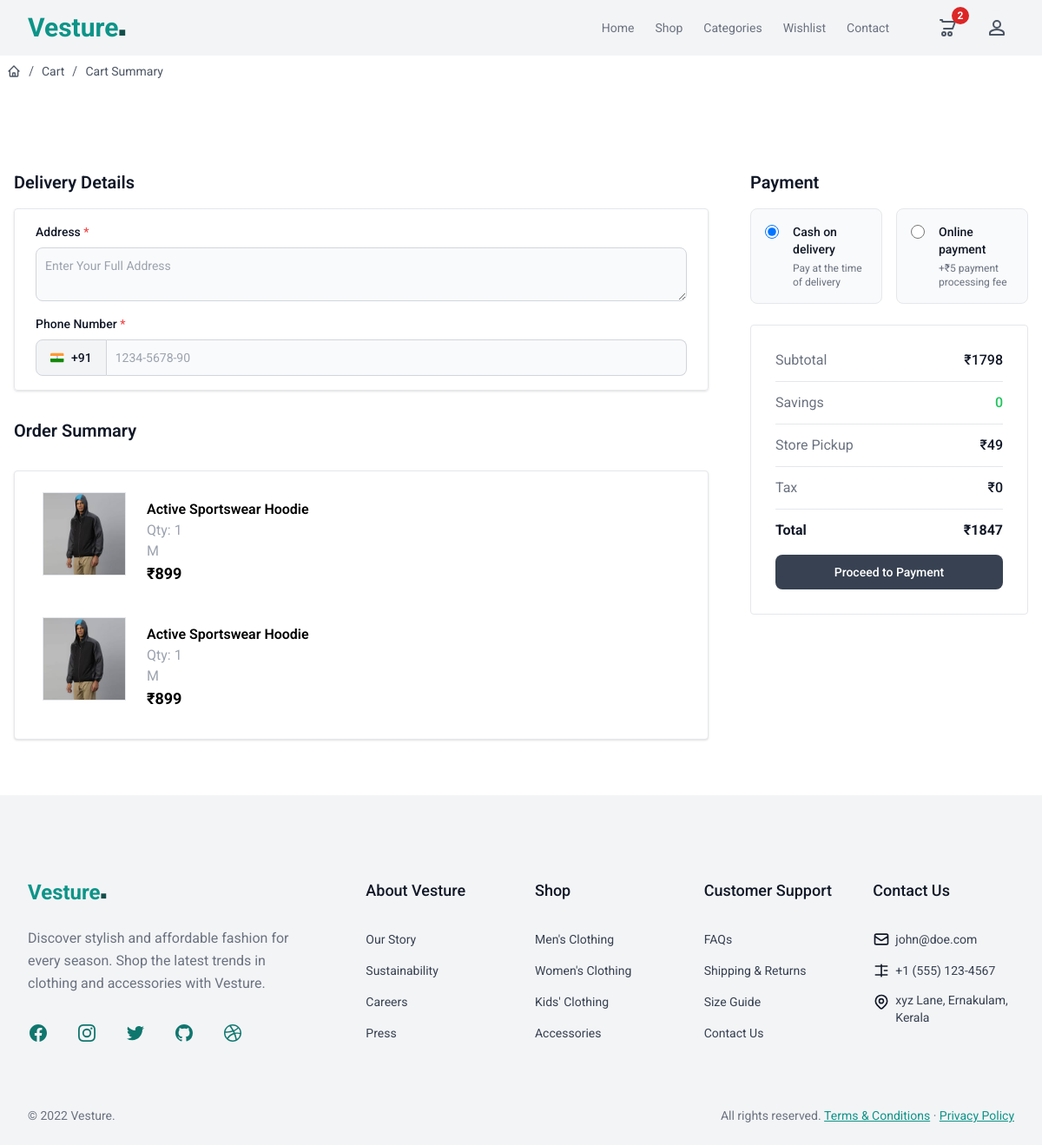
The app's page /place/order/ (signed in), older data.
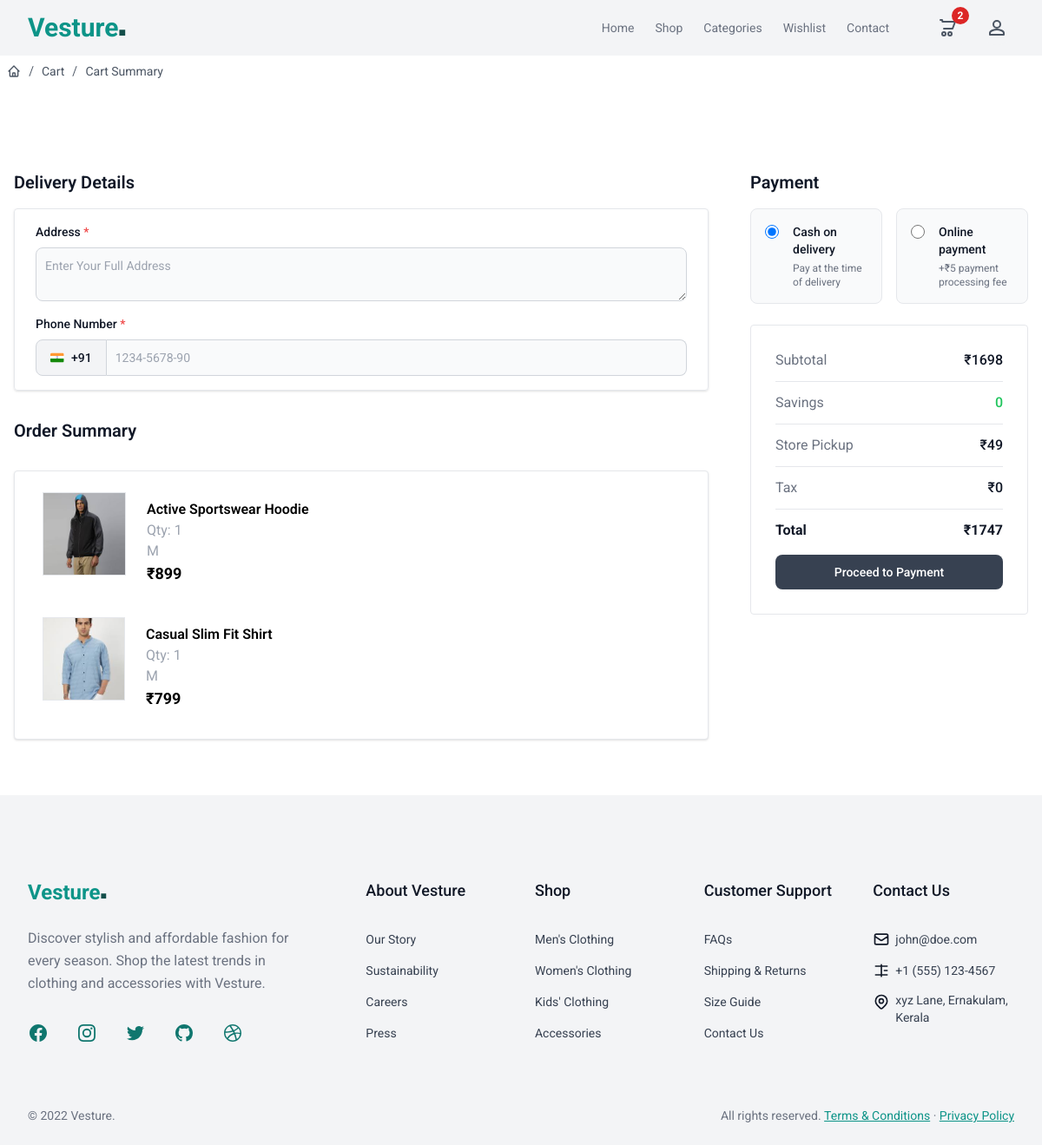
The same page, newer data.
### store/models.py (models this page shows, shortened)
class BaseModel(models.Model):
    created_date=models.DateTimeField(auto_now_add=True)
    updated_date=models.DateTimeField(auto_now=True)
    is_active=models.BooleanField(default=True)

class BasketItem(BaseModel):
    product_object=models.ForeignKey(Product, on_delete=models.CASCADE)
    quantity=models.PositiveIntegerField(default=1)
    size_object=models.ForeignKey(Size, on_delete=models.CASCADE)
    is_order_placed=models.BooleanField(default=False)
    basket_object=models.ForeignKey(Basket, on_delete=models.CASCADE, related_name="cart_item")
    @property
    def item_total(self):
        return self.product_object.price * self.quantity

class Product(BaseModel):
    title=models.CharField(max_length=200)
    description=models.TextField()
    price=models.PositiveIntegerField()
    picture=models.ImageField(upload_to="product_images", null=True, blank=True)
    brand_object=models.ForeignKey(Brand, on_delete=models.CASCADE)
    category_object=models.ForeignKey(Category, on_delete=models.CASCADE)
    size_objects=models.ManyToManyField(Size)
    tag_objects=models.ManyToManyField(Tag)
    color=models.CharField(max_length=200)

class Size(BaseModel):
    name=models.CharField(max_length=200)
    def __str__(self):
        return self.name

### store/views.py (the view, shortened to what this page needs)
# urls.py: path('place/order/', views.PlaceOrderView.as_view(), name='place-order'),
class PlaceOrderView(View):
    template_name = 'place_order.html'
    form_class = OrderForm
    def get(self, request, *args, **kwargs):
        form = self.form_class()
        qs = request.user.cart.cart_item.filter(is_order_placed=False)
        total_order_price = sum([bi.item_total for bi in qs])
        context = {
            'form': form,
            'items': qs,
            'total_price': total_order_price
        }
        return render(request, self.template_name, context)

### store/forms.py
class OrderForm(forms.ModelForm):
    class Meta:
        model = Order
        fields = ['address','phone','payment_method']

### store/context_processors.py (called while the page is built)
def cart_count_context(request):
    count = 0
    if request.user.is_authenticated:
        count = request.user.cart.cart_item.filter(is_order_placed=False).count()
    return {'item_count': count}

### store/templates/place_order.html (shortened to what the changed rows need)
{% extends 'base.html' %}
{% block main %}
<section class="bg-white py-8 antialiased light:bg-gray-900 md:py-16">
  <form action="#" method="post" class="mx-auto max-w-screen-xl px-4 2xl:px-0">
      <div class="mt-6 sm:mt-8 lg:flex lg:items-start lg:gap-12 xl:gap-16">
        <div class="min-w-0 flex-1 space-y-8">
          <div class="space-y-4">
            <h2 class="text-xl font-semibold text-gray-900 light:text-white">Delivery Details</h2>
        </div>
          <h2 class="text-xl font-semibold text-gray-900 light:text-white">Order Summary</h2>
          <div class="space-y-3 border bg-white px-2 py-4 sm:px-6 shadow rounded">
          {% for i in items %}
            <div class="flex flex-col rounded-lg bg-white sm:flex-row">
              {% if i.product_object.picture %}
                <img class="m-2 h-24 w-28 border object-cover object-center" src="{{i.product_object.picture.url}}" alt="" />
              {% else %}
                <img class="m-2 h-24 w-28 border object-cover object-center" src="https://images.unsplash.com/photo-1523381210434-271e8be1f52b?ixlib=rb-1.2.1&ixid=MnwxMjA3fDB8MHxwaG90by1wYWdlfHx8fGVufDB8fHx8&auto=format&fit=crop&w=1770&q=80" alt="" />
              {% endif %}
              <div class="flex w-full flex-col px-4 py-4">
                <span class="font-semibold">{{i.product_object.title}}</span>
                <span class="float-right text-gray-400">Qty: {{i.quantity}}</span>
                <span class="float-right text-gray-400">{{i.size_object}}</span>
                <p class="text-lg font-bold">₹{{i.product_object.price}}</p>
              </div>
            </div>
            {% endfor %}
          </div>
        </div>
        <div class="mt-6 w-full space-y-6 sm:mt-8 lg:mt-0 lg:max-w-xs xl:max-w-md">
          <div class="flow-root border rounded p-7">
            <div class="-my-3 divide-y divide-gray-200 light:divide-gray-800">
              <dl class="flex items-center justify-between gap-4 py-3">
                <dt class="text-base font-normal text-gray-500 light:text-gray-400">Subtotal</dt>
                <dd class="text-base font-medium text-gray-900 light:text-white">₹{{total_price}}</dd>
              </dl>
              <dl class="flex items-center justify-between gap-4 py-3">
                <dt class="text-base font-bold text-gray-900 light:text-white">Total</dt>
                <dd class="text-base font-bold text-gray-900 light:text-white">₹{{total_price | add:49}}</dd>
              </dl>
            </div>
          </div>
        </div>
      </div>
    </form>
</section>
{% endblock %}

Row changes from the older to the newer data that the page shows:
removed BasketItem: product_object.picture (picture), product_object "Active Sportswear Hoodie", quantity "1", size_object "M", product_object.price "899"
added BasketItem: product_object.picture (picture), product_object "Casual Slim Fit Shirt", quantity "1", size_object "M", product_object.price "799"
Text that changed along with them:
{{ total_price }}: "1798" → "1698"
{{ total_price | add:49 }}: "1847" → "1747"
